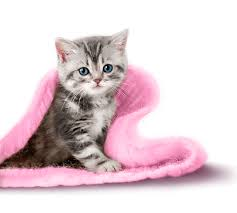
#> input picture Week_4_Image_Thereshold_and_Equaliztion_Histogram/kedi.jpg, 237 x 213 px
$ jupyter execute --allow-errors Image_Tghhereshold_With_diffrent_techniques.ipynb
#> lines starting #> are read from the running program, lines starting #| are printed output that depends on the picture; after the words box and inside, x2 and y2 are one past the last pixel; in counts of white or black regions, pixels touching at a corner belong together
[cell 1]
import cv2
import numpy as np
import matplotlib.pyplot as plt

[cell 2]
my_img_rgb =cv2.imread("./kedi.jpg",1)
#> my_img_rgb is the input picture: shape (213, 237, 3); mean B, G, R 214.9, 209.4, 227.1
my_img_gray=cv2.cvtColor(my_img_rgb,cv2.COLOR_BGR2GRAY)
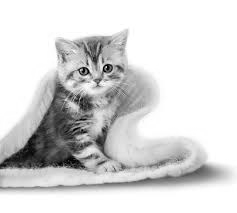
#> my_img_gray: shape (213, 237); min 0, max 255, mean 215.4

[cell 3]
_, my_thresh_binary = cv2.threshold(my_img_gray,thresh=128,maxval=255,
                                 type=cv2.THRESH_BINARY)
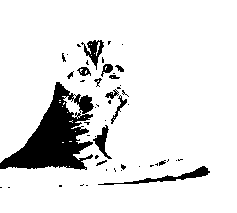
#> my_thresh_binary: shape (213, 237); 89.2% white; 50 black regions (35 under 20 px), largest, box (x1, y1, x2, y2) and area: (0, 82, 94, 170) 3842, (98, 166, 210, 185) 431, (81, 40, 104, 70) 272

[cell 4]
fig=plt.figure(figsize=(10,7))
rows = 1
columns = 2

fig.add_subplot(rows,columns,1)
plt.imshow(my_img_gray,cmap="gray")
plt.axis("off")
plt.title("Orginal Image")

fig.add_subplot(rows,columns,2)
plt.imshow(my_thresh_binary,cmap="gray")
plt.axis("off")
plt.title("BINARY THERESHOLDING Image")
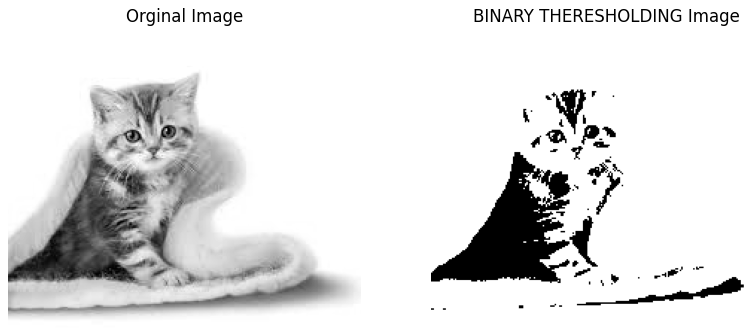
#> figure drawn by matplotlib, 2 panels

[cell 5]
_, my_thresh_trunc = cv2.threshold(my_img_gray,thresh=128,maxval=255,
                                 type=cv2.THRESH_TRUNC)
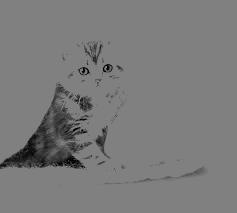
#> my_thresh_trunc: shape (213, 237); min 0, max 128, mean 122.6

[cell 6]
fig=plt.figure(figsize=(10,7))
rows = 1
columns = 3

fig.add_subplot(rows,columns,1)
plt.imshow(my_img_gray,cmap="gray")
plt.axis("off")
plt.title("Orginal Image")

fig.add_subplot(rows,columns,2)
plt.imshow(my_thresh_binary,cmap="gray")
plt.axis("off")
plt.title("BINARY THERESHOLDING Image")

fig.add_subplot(rows,columns,3)
#> (the rest of this cell did not finish here and is left out)

#> (a cell that did not finish here is left out)

[cell 8]
fig = plt.figure(figsize=(10,7))
rows=1
columns=3

fig.add_subplot(rows,columns,1)
plt.imshow(my_img_gray, cmap="gray")
plt.axis('off')
plt.title("Original Image")

fig.add_subplot(rows, columns,2)
plt.imshow(my_thresh_binary, cmap="gray")
plt.axis('off')
plt.title("BINARY THRESHOLDİNG IMAGE")

fig.add_subplot(rows, columns,3)
#> (the rest of this cell did not finish here and is left out)

[cell 9]
fig = plt.figure(figsize=(10,7))
rows=2
columns=2

fig.add_subplot(rows,columns,1)
plt.imshow(my_img_gray, cmap="gray")
plt.axis('off')
plt.title("Original Image")

fig.add_subplot(rows, columns,2)
plt.imshow(my_thresh_binary, cmap="gray")
plt.axis('off')
plt.title("BINARY THRESHOLDİNG IMAGE")

fig.add_subplot(rows, columns,3)
#> (the rest of this cell did not finish here and is left out)

[cell 10]
_, my_thresh_tozero = cv2.threshold(my_img_gray,thresh=128,maxval=255,
                                 type=cv2.THRESH_TOZERO)
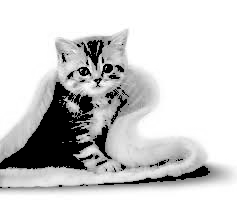
#> my_thresh_tozero: shape (213, 237); min 0, max 255, mean 206.9
_, my_thresh_tozero_inv = cv2.threshold(my_img_gray,thresh=128,maxval=255,
                                 type=cv2.THRESH_TOZERO_INV)
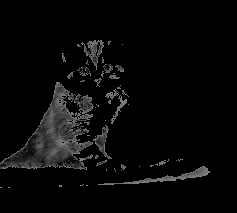
#> my_thresh_tozero_inv: shape (213, 237); min 0, max 128, mean 8.4
